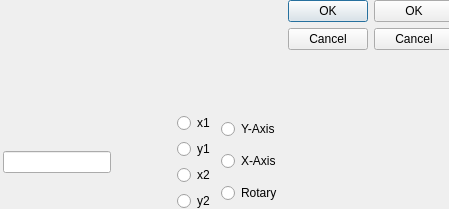
<?xml version="1.0" encoding="UTF-8"?>
<ui version="4.0">
 <class>InputBox</class>
 <widget class="QDialog" name="InputBox">
  <property name="geometry">
   <rect>
    <x>0</x>
    <y>0</y>
    <width>449</width>
    <height>209</height>
   </rect>
  </property>
  <property name="windowTitle">
   <string>Dialog</string>
  </property>
  <widget class="QWidget" name="horizontalLayoutWidget_2">
   <property name="geometry">
    <rect>
     <x>3</x>
     <y>0</y>
     <width>451</width>
     <height>211</height>
    </rect>
   </property>
   <layout class="QHBoxLayout" name="horizontalLayout_3">
    <item>
     <layout class="QVBoxLayout" name="verticalLayout_2">
      <property name="topMargin">
       <number>20</number>
      </property>
      <item>
       <widget class="QLabel" name="lblDesc">
        <property name="text">
         <string/>
        </property>
        <property name="wordWrap">
         <bool>true</bool>
        </property>
       </widget>
      </item>
      <item>
       <spacer name="verticalSpacer">
        <property name="orientation">
         <enum>Qt::Vertical</enum>
        </property>
        <property name="sizeHint" stdset="0">
         <size>
          <width>20</width>
          <height>40</height>
         </size>
        </property>
       </spacer>
      </item>
      <item>
       <layout class="QHBoxLayout" name="horizontalLayout_2">
        <item>
         <widget class="QLineEdit" name="newMoveCmd">
          <property name="echoMode">
           <enum>QLineEdit::Normal</enum>
          </property>
         </widget>
        </item>
        <item>
         <spacer name="horizontalSpacer">
          <property name="orientation">
           <enum>Qt::Horizontal</enum>
          </property>
          <property name="sizeHint" stdset="0">
           <size>
            <width>40</width>
            <height>20</height>
           </size>
          </property>
         </spacer>
        </item>
        <item>
         <layout class="QHBoxLayout" name="horizontalLayout_4">
          <property name="leftMargin">
           <number>0</number>
          </property>
          <item>
           <layout class="QVBoxLayout" name="verticalLayout_3">
            <property name="leftMargin">
             <number>0</number>
            </property>
            <item>
             <widget class="QRadioButton" name="rdbx1">
              <property name="text">
               <string>x1</string>
              </property>
             </widget>
            </item>
            <item>
             <widget class="QRadioButton" name="rdby1">
              <property name="text">
               <string>y1</string>
              </property>
             </widget>
            </item>
            <item>
             <widget class="QRadioButton" name="rdbx2">
              <property name="text">
               <string>x2</string>
              </property>
             </widget>
            </item>
            <item>
             <widget class="QRadioButton" name="rdby2">
              <property name="text">
               <string>y2</string>
              </property>
             </widget>
            </item>
           </layout>
          </item>
          <item>
           <layout class="QVBoxLayout" name="verticalLayout">
            <property name="leftMargin">
             <number>0</number>
            </property>
            <item>
             <widget class="QRadioButton" name="rdbY">
              <property name="text">
               <string>Y-Axis</string>
              </property>
             </widget>
            </item>
            <item>
             <widget class="QRadioButton" name="rdbX">
              <property name="text">
               <string>X-Axis</string>
              </property>
             </widget>
            </item>
            <item>
             <widget class="QRadioButton" name="rdbTheta">
              <property name="text">
               <string>Rotary</string>
              </property>
             </widget>
            </item>
           </layout>
          </item>
         </layout>
        </item>
       </layout>
      </item>
     </layout>
    </item>
    <item>
     <widget class="QDialogButtonBox" name="buttonBox">
      <property name="orientation">
       <enum>Qt::Vertical</enum>
      </property>
      <property name="standardButtons">
       <set>QDialogButtonBox::Cancel|QDialogButtonBox::Ok</set>
      </property>
     </widget>
    </item>
    <item>
     <widget class="QDialogButtonBox" name="buttonBox_2">
      <property name="orientation">
       <enum>Qt::Vertical</enum>
      </property>
      <property name="standardButtons">
       <set>QDialogButtonBox::Cancel|QDialogButtonBox::Ok</set>
      </property>
     </widget>
    </item>
   </layout>
  </widget>
 </widget>
 <resources/>
 <connections>
  <connection>
   <sender>buttonBox</sender>
   <signal>accepted()</signal>
   <receiver>InputBox</receiver>
   <slot>accept()</slot>
   <hints>
    <hint type="sourcelabel">
     <x>248</x>
     <y>254</y>
    </hint>
    <hint type="destinationlabel">
     <x>157</x>
     <y>274</y>
    </hint>
   </hints>
  </connection>
  <connection>
   <sender>buttonBox</sender>
   <signal>rejected()</signal>
   <receiver>InputBox</receiver>
   <slot>reject()</slot>
   <hints>
    <hint type="sourcelabel">
     <x>316</x>
     <y>260</y>
    </hint>
    <hint type="destinationlabel">
     <x>286</x>
     <y>274</y>
    </hint>
   </hints>
  </connection>
 </connections>
</ui>
